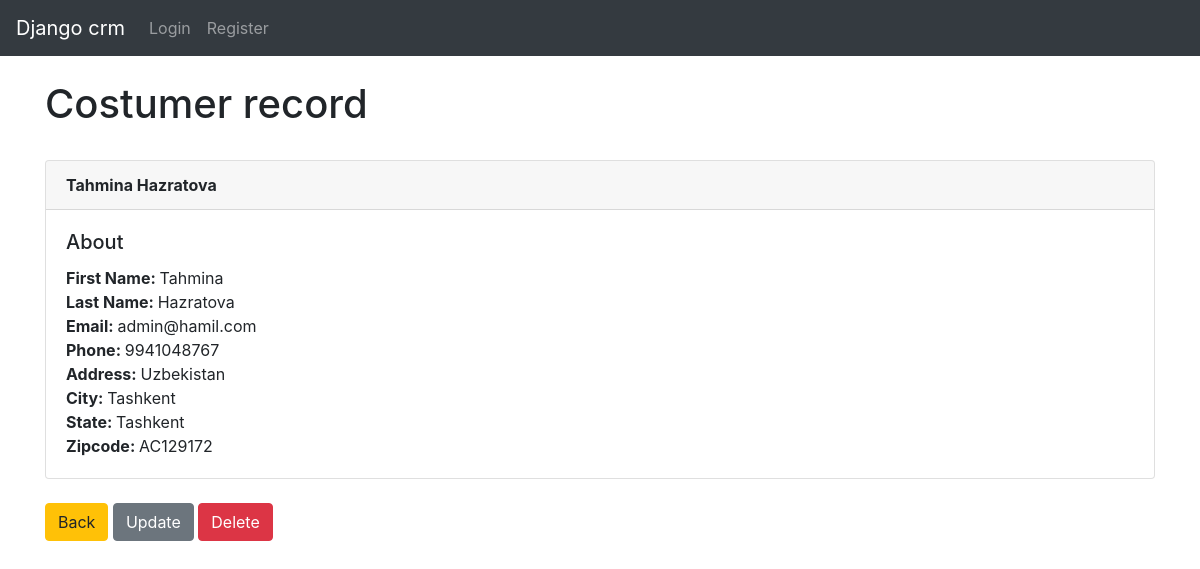
Page /record/5/ on the committed database.
### app/models.py (models this page shows, shortened)
class Record(models.Model):
    created_at = models.DateTimeField(auto_now_add=True)
    first_name = models.CharField(max_length=50)
    last_name = models.CharField(max_length=50)
    email = models.CharField(max_length=200)
    phone = models.CharField(max_length=50)
    address = models.CharField(max_length=50)
    city = models.CharField(max_length=50)
    state = models.CharField(max_length=50)
    zipcode = models.CharField(max_length=50)

### app/views.py (the view)
# urls.py: path('record/<int:pk>/', views.costumer_record, name="record"),
def costumer_record(request, pk):
    record = Record.objects.get(id=pk)
    return render(request, "record.html", {'record': record})

### app/templates/record.html
{% extends 'base.html' %}
{% block content %}
   <h1>Costumer record</h1> <br>
   <div class="card">
      <div class="card-header">
        <strong>{{ record.first_name }} {{ record.last_name }}</strong>
      </div>
          <div class="card-body">
            <h5 class="card-title">About</h5>
            <p class="card-text">
                <strong>First Name: </strong>{{ record.first_name }}<br>
                <strong>Last Name: </strong>{{ record.last_name }}<br>
                <strong>Email: </strong>{{ record.email }}<br>
                <strong>Phone: </strong>{{ record.phone }}<br>
                <strong>Address: </strong>{{ record.address }}<br>
                <strong>City: </strong>{{ record.city }}<br>
                <strong>State: </strong>{{ record.state }}<br>
                <strong>Zipcode: </strong>{{ record.zipcode }}<br>
            </p>
          </div>
    </div>
<br>
        <p>
           <a href="{% url 'home' %}" class="btn btn-warning">Back</a>
              <a href="{% url 'update' record.id %}" class="btn btn-secondary">Update</a>
              <a href="{% url 'delete' record.id %}" class="btn btn-danger">Delete</a>
        </p>
{% endblock content %}

### rows in the picture
Record: first_name "Tahmina", last_name "Hazratova", email "admin@hamil.com", phone "9941048767", address "Uzbekistan", city "Tashkent", state "Tashkent", zipcode "AC129172"
